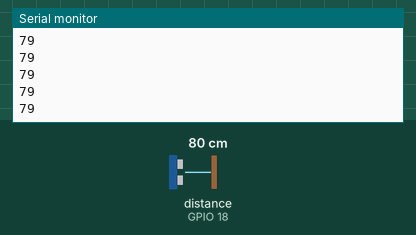
Bench run of a sketch on a simulated ESP32. Shown: the last lines printed to the serial monitor. Wiring (inferred from the names in the program): ultrasonic range finder: trigger GPIO 5; echo GPIO 18. Inputs (shaded band) come from the test bench; at power-on: distance to the obstacle (sensor on GPIO 18) 80 cm. The echo pulse lasts 58.3 µs per cm.

Above: at 1.2 s.
1.3 s: distance to the obstacle (sensor on GPIO 18) set to 2 cm
At 1.37 s:
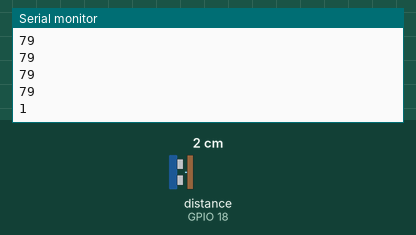
2.8 s: distance to the obstacle (sensor on GPIO 18) set to 4 cm
At 2.88 s:
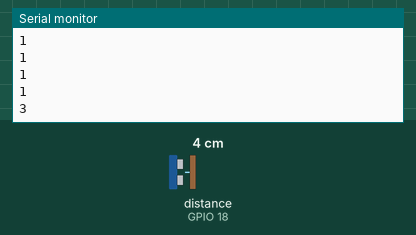
Timing chart, 0 to 5.8 s (numbered marks = the images above; inputs shaded):
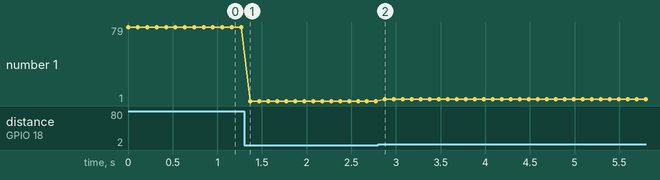

Measured:
- after the input at 1.3 s, the serial monitor: prints a new line after 0.07 s (image 1)
- after the input at 2.8 s, the serial monitor: prints a new line after 0.08 s (image 2)
- plotted number 1: 79 → 1 after the input at 1.3 s, 1 → 3 after the input at 2.8 s

The sketch:

esp32_ultrasonic.ino
```cpp
const int trigPin = 5;
const int echoPin = 18;

const long baudRate = 115200;

void setup() {
  Serial.begin(baudRate);
  pinMode(trigPin, OUTPUT);
  pinMode(echoPin, INPUT);
}

void loop() {
  digitalWrite(trigPin, LOW);
  delayMicroseconds(2);

  digitalWrite(trigPin, HIGH);
  delayMicroseconds(10);
  digitalWrite(trigPin, LOW);

  long duration = pulseIn(echoPin, HIGH);

  int distance = duration * 0.034 / 2;

  Serial.println(distance);

  delay(100);
}
```
